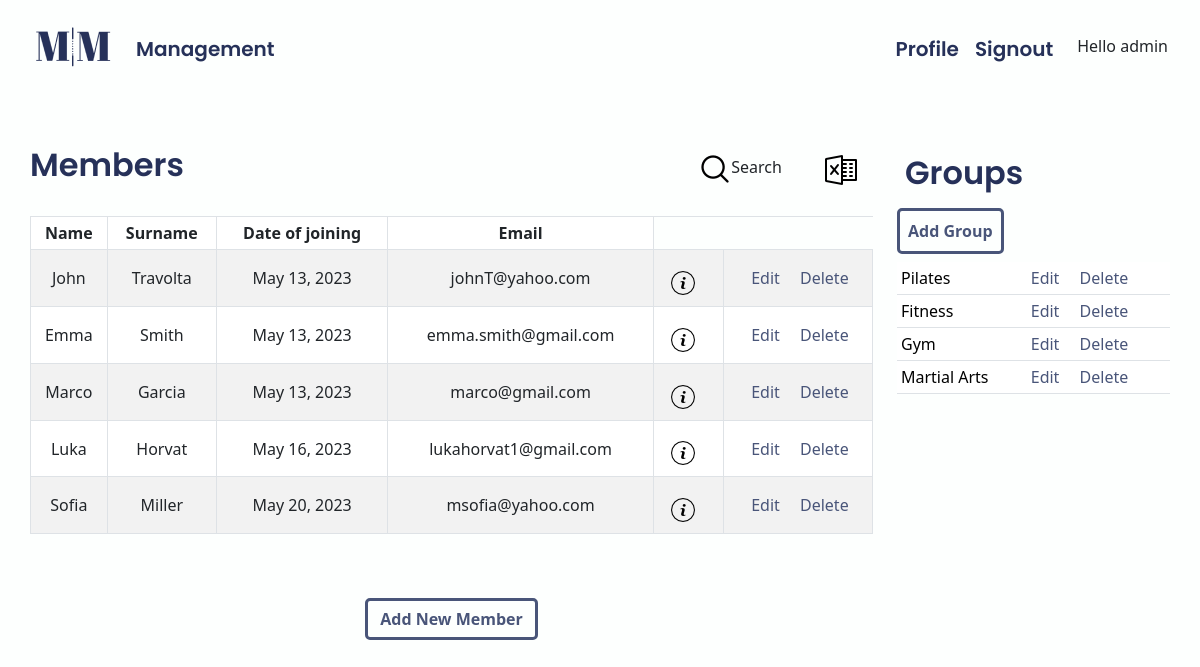
Screenshot of /app/management/ (signed in) with the database file from the repository.
### app/models.py (models this page shows, shortened)
class Member(models.Model):
    owner = models.ForeignKey(User, on_delete=models.CASCADE)  # get_user_model()
    name = models.CharField(blank=False, max_length=40)
    surname = models.CharField(blank=False, max_length=50)
    date_of_birth = models.DateField(default=datetime.date.today)  # ovo
    gender = models.CharField(
        max_length=1,
        choices=Gender.choices,
        default=Gender.male,
    )
    email = models.EmailField(max_length=100, unique=True)
    date_joined = models.DateField(default=datetime.date.today)
    @classmethod
    def get_all_members(self):
        return Member.objects.all()

class Group(models.Model):
    owner = models.ForeignKey(User, on_delete=models.CASCADE)
    name = models.CharField(max_length=50)
    price = models.DecimalField(max_digits=8, decimal_places=2)
    description = models.TextField(max_length=300, default=None)
    paid = models.BooleanField(default=False)
    @classmethod
    def get_all_groups(self):
        return Group.objects.all()

### app/views.py (the view, shortened to what this page needs)
# urls.py: path("management/", views.management, name="management"),
@login_required()
def management(request):
    user = request.user
    members = Member.get_all_members()
    groups = Group.get_all_groups
    members_in_group = MembersInGroup.get_all_members_in_group()
    form = SearchForm(request.GET)
    if form.is_valid():
        search_query = form.cleaned_data.get("search_query")
        filter_choice = form.cleaned_data.get("filter_choice")
        sort_choice = form.cleaned_data.get("sort_choice")
        if sort_choice:
            if sort_choice == "asc":
                members = members.order_by(filter_choice)
            elif sort_choice == "desc":
                members = members.order_by("-" + filter_choice)
    context = {
        "user": user,
        "members": members,
        "groups": groups,
        "members_in_group": members_in_group,
        "form": form,
    }
    return render(request, "app/management.html", context)

### app/models.py (called while the page is built)
    @classmethod
    def get_all_members_in_group(self):
        return MembersInGroup.objects.all()

### app/templates/app/management.html (shortened to what this page needs)
{% extends 'app/base.html' %}
{% block content %}
{% load static %}
    <div class="row">
        <div class="col-12 col-md-9 mb-5 ps-0">
            <div class="row">
                <h2 class="col-md-9">Members</h2>
                <button type="button" class="btn col-2"  data-bs-toggle="modal" data-bs-target="#searchModal{{member.id}}">
                  <img class="search-icon " src="{% static 'app/images/search.png' %}" alt="Search"></a>Search
                </button>
                <span class="col-1"><a class="excel-icon" href="{% url 'app:export_excel' %}"><img class="excel mt-2" src="{% static 'app/images/excel.png' %}" alt="Excel"></a></span>
            </div>
            <table class="table table-striped table-bordered table-sm mt-4">
              <thead class="thead-dark">
              <tr class="text-center">
                  <th>Name</th>
                  <th>Surname</th>
                  <th>Date of joining</th>
                  <th>Email</th>
              </tr>
              </thead>
              <tbody>
          {% for member in members %}
              <tr>
                  <td class="pt-3 text-center">{{ member.name }}</td>
                  <td class="pt-3 text-center">{{ member.surname }}</td>
                  <td class="pt-3 text-center">{{ member.date_joined }}</td>
                  <td class="pt-3 text-center">{{ member.email }}</td>
                  <td class="col-1">
                    <button type="button" class="btn" href="{% url 'app:view_member' member.id %}" data-bs-toggle="modal" data-bs-target="#myModal{{member.id}}">
                        <div class="mt-2 center"><img class="info-icon" src="{% static 'app/images/info.png' %}" alt="Info"></img></div>
                    </button>
                  </td>
                  <td class="pt-3 text-center">
                      <a href="{% url 'app:edit_member' member.id %}"><span class="glyphicon glyphicon-pencil ms-1" >Edit</span></a>
                      <a href="{% url 'app:delete_member' member.id %}" class="ms-3">Delete</a>
                  </td>
              </tr>
          {% endfor %}
              </tbody>
          </table>
          <br>
          <br>
          <center><a href="{% url 'app:add_member' %}" type="submit" class="btn add-btn"><b>Add New Member</b></a></center>
        </div>
        <div class="col-12 col-md-3 pe-0">
            <div class=mb-2>
                <h2 class="d-inline-flex p-2 me-5">Groups</h2>
                <a href="{% url 'app:add_group' %}"  type="submit" class="btn add-btn d-inline-flex p-2"><b>Add Group</b></a>
            </div>
            <table class="table table-sm">
              <tbody>
                {% for group in groups %}
                    <tr>
                        <td><a href="{% url 'app:group_details' group.id %}" class=" link-body-emphasis link-dark">{{ group.name }}</a></td>
                        <td>
                            <a href="{% url 'app:edit_group' group.id %}"><span class="glyphicon glyphicon-pencil" >Edit</span></a>
                            <a href="{% url 'app:delete_group' group.id %}" class="ms-3">Delete</a>
                        </td>
                    </tr>
                {% endfor %}
              </tbody>
          </table>
        </div>
    </div>
{% endblock content %}

### app/templates/app/base.html (shortened to what this page needs)
<!DOCTYPE html>
{% load static %}
<html>
    <head>
        <link href="https://cdn.jsdelivr.net/npm/bootstrap@5.3.0-alpha1/dist/css/bootstrap.min.css" rel="stylesheet">
        <link rel="stylesheet" href="https://cdnjs.cloudflare.com/ajax/libs/bootstrap-datepicker/1.9.0/css/bootstrap-datepicker.min.css">
        <link rel="stylesheet" href="https://cdnjs.cloudflare.com/ajax/libs/font-awesome/6.4.0/css/all.min.css" />
        <link rel="stylesheet" href="{% static 'app/css/base.css' %}">
    </head>
    <body>
        <nav class="navbar navbar-custom navbar-expand-lg">
            <div class="container-fluid  p-2 ms-4 me-4">
                <a class="navbar-brand" href="{% url 'app:management' %}"><img class="logo" src="{% static 'app/images/logo.webp' %}" ></a>
                <div class="collapse navbar-collapse" id="navbarText">
                {% if user.is_authenticated %}
                  <ul class="navbar-nav me-auto mb-2 mb-lg-0">
                    <li class="nav-item">
                      <a class="nav-link navbar-text" aria-current="page" href="{% url 'app:management' %}">Management</a>
                    </li>
                  </ul>
                  <ul class="navbar-nav ms-auto mb-2 mb-lg-0">
                    <li class="nav-item">
                      <a class="nav-link navbar-text" href="{% url 'accounts:profile' user.id %}">Profile</a>
                    </li>
                    <li class="nav-item me-3">
                      <a class="nav-link navbar-text" href="{% url 'logout' %}"> Signout</a>
                    </li>
                    <li class="nav-item mt-2">
                       Hello {{user.username}}
                    </li>
                  </ul>
                {% endif %}
                </div>
            </div>
        </nav>
        <div class="content container my-5">
          {% block content %}
          {% endblock %}
        </div>
    </body>
</html>

### app/static/app/css/base.css (style rules this page uses)
body { background-color: #FDFFFE; }
.navbar-custom .navbar-brand, .navbar-custom .navbar-text { font-size: 1.25em; font-family: 'Poppins', sans-serif; font-weight: 600; color: #263159; }
h1, h2, h3 { font-family: 'Poppins', sans-serif; font-weight: 600; color: #263159; }
a:link { text-decoration: none; color: #495579; }
.add-btn { color: #fffffe; border: 3px solid #495579; border-radius: 5px; }

### rows the page displays
Member: name "John", surname "Travolta", date_joined "May 13, 2023", email "johnT@yahoo.com"
Member: name "Emma", surname "Smith", date_joined "May 13, 2023", email "emma.smith@gmail.com"
Member: name "Marco", surname "Garcia", date_joined "May 13, 2023", email "marco@gmail.com"
Member: name "Luka", surname "Horvat", date_joined "May 16, 2023", email "lukahorvat1@gmail.com"
Member: name "Sofia", surname "Miller", date_joined "May 20, 2023", email "msofia@yahoo.com"
Group: name "Pilates"
Group: name "Fitness"
Group: name "Gym"
Group: name "Martial Arts"

### other values shown
{{ user.username }} "admin"
